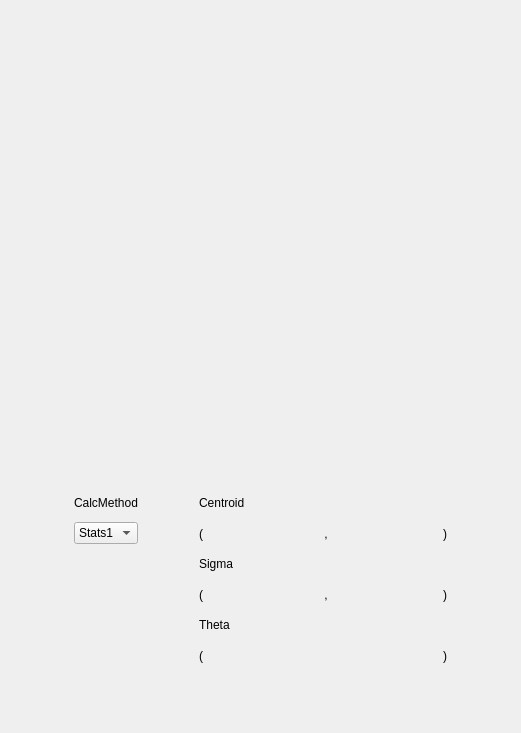
     <widget class="QWidget" name="Scrn21">
      <attribute name="title">
       <string>Scrn 2.1 </string>
      </attribute>
      <layout class="QVBoxLayout" name="verticalLayout_6">
       <item>
        <spacer name="verticalSpacer_8">
         <property name="orientation">
          <enum>Qt::Vertical</enum>
         </property>
         <property name="sizeHint" stdset="0">
          <size>
           <width>20</width>
           <height>40</height>
          </size>
         </property>
        </spacer>
       </item>
       <item>
        <widget class="QWidget" name="widget_Scrn21" native="true">
         <property name="minimumSize">
          <size>
           <width>0</width>
           <height>0</height>
          </size>
         </property>
         <layout class="QVBoxLayout" name="verticalLayout_5">
          <property name="leftMargin">
           <number>0</number>
          </property>
          <property name="topMargin">
           <number>0</number>
          </property>
          <property name="rightMargin">
           <number>0</number>
          </property>
          <property name="bottomMargin">
           <number>0</number>
          </property>
          <item>
           <widget class="PyDMImageView" name="PyDMImageView_Scrn21">
            <property name="minimumSize">
             <size>
              <width>499</width>
              <height>390</height>
             </size>
            </property>
            <property name="maximumSize">
             <size>
              <width>499</width>
              <height>390</height>
             </size>
            </property>
            <property name="toolTip">
             <string/>
            </property>
            <property name="whatsThis">
             <string/>
            </property>
            <property name="imageChannel" stdset="0">
             <string>ca://TS-03:DI-Scrn:&amp;&amp;dataarray$$</string>
            </property>
            <property name="widthChannel" stdset="0">
             <string>ca://TS-03:DI-Scrn:$$width$$</string>
            </property>
           </widget>
          </item>
          <item>
           <spacer name="verticalSpacer_9">
            <property name="orientation">
             <enum>Qt::Vertical</enum>
            </property>
            <property name="sizeHint" stdset="0">
             <size>
              <width>20</width>
              <height>40</height>
             </size>
            </property>
           </spacer>
          </item>
          <item>
           <widget class="QWidget" name="widget_Calculations_Scrn21" native="true">
            <layout class="QGridLayout" name="gridLayout_70">
             <item row="3" column="0">
              <spacer name="horizontalSpacer_11">
               <property name="orientation">
                <enum>Qt::Horizontal</enum>
               </property>
               <property name="sizeHint" stdset="0">
                <size>
                 <width>40</width>
                 <height>20</height>
                </size>
               </property>
              </spacer>
             </item>
             <item row="3" column="2">
              <spacer name="horizontalSpacer_10">
               <property name="orientation">
                <enum>Qt::Horizontal</enum>
               </property>
               <property name="sizeHint" stdset="0">
                <size>
                 <width>40</width>
                 <height>20</height>
                </size>
               </property>
              </spacer>
             </item>
             <item row="1" column="3" colspan="6">
              <widget class="QLabel" name="label_Centroid_Scrn21">
               <property name="text">
                <string>Centroid</string>
               </property>
              </widget>
             </item>
             <item row="3" column="7">
              <widget class="QFrame" name="frame_CentroidY_Scrn21">
               <property name="minimumSize">
                <size>
                 <width>100</width>
                 <height>35</height>
                </size>
               </property>
               <property name="frameShape">
                <enum>QFrame::NoFrame</enum>
               </property>
               <property name="frameShadow">
                <enum>QFrame::Raised</enum>
               </property>
               <widget class="PyDMLabel" name="PyDMLabel_Stats1CentroidY_Scrn21">
                <property name="geometry">
                 <rect>
                  <x>10</x>
                  <y>10</y>
                  <width>80</width>
                  <height>18</height>
                 </rect>
                </property>
                <property name="toolTip">
                 <string/>
                </property>
                <property name="whatsThis">
                 <string/>
                </property>
               </widget>
               <widget class="PyDMLabel" name="PyDMLabel_Stats2CentroidY_Scrn21">
                <property name="geometry">
                 <rect>
                  <x>10</x>
                  <y>10</y>
                  <width>80</width>
                  <height>18</height>
                 </rect>
                </property>
                <property name="toolTip">
                 <string/>
                </property>
                <property name="whatsThis">
                 <string/>
                </property>
               </widget>
              </widget>
             </item>
             <item row="7" column="8">
              <widget class="QLabel" name="label_1_35">
               <property name="styleSheet">
                <string notr="true">font: 14pt &quot;Ubuntu&quot;;</string>
               </property>
               <property name="text">
                <string>)</string>
               </property>
              </widget>
             </item>
             <item row="3" column="6">
              <widget class="QLabel" name="label_1_17">
               <property name="styleSheet">
                <string notr="true">font: 14pt &quot;Ubuntu&quot;;</string>
               </property>
               <property name="text">
                <string> , </string>
               </property>
              </widget>
             </item>
             <item row="5" column="8">
              <widget class="QLabel" name="label_1_27">
               <property name="styleSheet">
                <string notr="true">font: 14pt &quot;Ubuntu&quot;;</string>
               </property>
               <property name="text">
                <string>)</string>
               </property>
              </widget>
             </item>
             <item row="5" column="3">
              <widget class="QLabel" name="label_1_28">
               <property name="styleSheet">
                <string notr="true">font: 14pt &quot;Ubuntu&quot;;</string>
               </property>
               <property name="text">
                <string>(</string>
               </property>
              </widget>
             </item>
             <item row="3" column="4">
              <widget class="QFrame" name="frame_CentroidX_Scrn21">
               <property name="minimumSize">
                <size>
                 <width>100</width>
                 <height>35</height>
                </size>
               </property>
               <property name="frameShape">
                <enum>QFrame::NoFrame</enum>
               </property>
               <property name="frameShadow">
                <enum>QFrame::Raised</enum>
               </property>
               <widget class="PyDMLabel" name="PyDMLabel_Stats2CentroidX_Scrn21">
                <property name="geometry">
                 <rect>
                  <x>10</x>
                  <y>10</y>
                  <width>80</width>
                  <height>18</height>
                 </rect>
                </property>
                <property name="toolTip">
                 <string/>
                </property>
                <property name="whatsThis">
                 <string/>
                </property>
               </widget>
               <widget class="PyDMLabel" name="PyDMLabel_Stats1CentroidX_Scrn21">
                <property name="geometry">
                 <rect>
                  <x>10</x>
                  <y>10</y>
                  <width>80</width>
                  <height>18</height>
                 </rect>
                </property>
                <property name="toolTip">
                 <string/>
                </property>
                <property name="whatsThis">
                 <string/>
                </property>
               </widget>
              </widget>
             </item>
             <item row="6" column="3" colspan="6">
              <widget class="QLabel" name="label_Theta_Scrn21">
               <property name="text">
                <string>Theta</string>
               </property>
              </widget>
             </item>
             <item row="5" column="7">
              <widget class="QFrame" name="frame_SigmaY_Scrn21">
               <property name="minimumSize">
                <size>
                 <width>100</width>
                 <height>35</height>
                </size>
               </property>
               <property name="frameShape">
                <enum>QFrame::NoFrame</enum>
               </property>
               <property name="frameShadow">
                <enum>QFrame::Raised</enum>
               </property>
               <widget class="PyDMLabel" name="PyDMLabel_Stats2SigmaY_Scrn21">
                <property name="geometry">
                 <rect>
                  <x>10</x>
                  <y>10</y>
                  <width>80</width>
                  <height>18</height>
                 </rect>
                </property>
                <property name="toolTip">
                 <string/>
                </property>
                <property name="whatsThis">
                 <string/>
                </property>
               </widget>
               <widget class="PyDMLabel" name="PyDMLabel_Stats1SigmaY_Scrn21">
                <property name="geometry">
                 <rect>
                  <x>10</x>
                  <y>10</y>
                  <width>80</width>
                  <height>18</height>
                 </rect>
                </property>
                <property name="toolTip">
                 <string/>
                </property>
                <property name="whatsThis">
                 <string/>
                </property>
               </widget>
              </widget>
             </item>
             <item row="7" column="4" colspan="4">
              <widget class="QFrame" name="frame_Orientation_Scrn21">
               <property name="minimumSize">
                <size>
                 <width>100</width>
                 <height>35</height>
                </size>
               </property>
               <property name="frameShape">
                <enum>QFrame::NoFrame</enum>
               </property>
               <property name="frameShadow">
                <enum>QFrame::Raised</enum>
               </property>
               <widget class="PyDMLabel" name="PyDMLabel_Stats2Orientation_Scrn21">
                <property name="geometry">
                 <rect>
                  <x>80</x>
                  <y>10</y>
                  <width>80</width>
                  <height>18</height>
                 </rect>
                </property>
                <property name="toolTip">
                 <string/>
                </property>
                <property name="whatsThis">
                 <string/>
                </property>
                <property name="alignment">
                 <set>Qt::AlignCenter</set>
                </property>
               </widget>
               <widget class="PyDMLabel" name="PyDMLabel_Stats1Orientation_Scrn21">
                <property name="geometry">
                 <rect>
                  <x>80</x>
                  <y>10</y>
                  <width>80</width>
                  <height>18</height>
                 </rect>
                </property>
                <property name="toolTip">
                 <string/>
                </property>
                <property name="whatsThis">
                 <string/>
                </property>
                <property name="alignment">
                 <set>Qt::AlignCenter</set>
                </property>
               </widget>
              </widget>
             </item>
             <item row="7" column="3">
              <widget class="QLabel" name="label_1_36">
               <property name="styleSheet">
                <string notr="true">font: 14pt &quot;Ubuntu&quot;;</string>
               </property>
               <property name="text">
                <string>(</string>
               </property>
              </widget>
             </item>
             <item row="4" column="3" colspan="6">
              <widget class="QLabel" name="label_Sigma_Scrn21">
               <property name="text">
                <string>Sigma</string>
               </property>
              </widget>
             </item>
             <item row="3" column="3">
              <widget class="QLabel" name="label_1_18">
               <property name="styleSheet">
                <string notr="true">font: 14pt &quot;Ubuntu&quot;;</string>
               </property>
               <property name="text">
                <string>(</string>
               </property>
              </widget>
             </item>
             <item row="3" column="8">
              <widget class="QLabel" name="label_1_19">
               <property name="styleSheet">
                <string notr="true">font: 14pt &quot;Ubuntu&quot;;</string>
               </property>
               <property name="text">
                <string>)</string>
               </property>
              </widget>
             </item>
             <item row="5" column="4">
              <widget class="QFrame" name="frame_SigmaX_Scrn21">
               <property name="minimumSize">
                <size>
                 <width>100</width>
                 <height>35</height>
                </size>
               </property>
               <property name="frameShape">
                <enum>QFrame::NoFrame</enum>
               </property>
               <property name="frameShadow">
                <enum>QFrame::Raised</enum>
               </property>
               <widget class="PyDMLabel" name="PyDMLabel_Stats2SigmaX_Scrn21">
                <property name="geometry">
                 <rect>
                  <x>10</x>
                  <y>10</y>
                  <width>80</width>
                  <height>18</height>
                 </rect>
                </property>
                <property name="toolTip">
                 <string/>
                </property>
                <property name="whatsThis">
                 <string/>
                </property>
               </widget>
               <widget class="PyDMLabel" name="PyDMLabel_Stats1SigmaX_Scrn21">
                <property name="geometry">
                 <rect>
                  <x>10</x>
                  <y>10</y>
                  <width>80</width>
                  <height>18</height>
                 </rect>
                </property>
                <property name="toolTip">
                 <string/>
                </property>
                <property name="whatsThis">
                 <string/>
                </property>
               </widget>
              </widget>
             </item>
             <item row="5" column="6">
              <widget class="QLabel" name="label_1_29">
               <property name="styleSheet">
                <string notr="true">font: 14pt &quot;Ubuntu&quot;;</string>
               </property>
               <property name="text">
                <string> , </string>
               </property>
              </widget>
             </item>
             <item row="1" column="1">
              <widget class="QLabel" name="label_CalcMethod_Scrn21">
               <property name="text">
                <string>CalcMethod</string>
               </property>
              </widget>
             </item>
             <item row="3" column="1">
              <widget class="PyDMEnumComboBox" name="PyDMEnumComboBox_CalcMethod_Scrn21">
               <property name="enabled">
                <bool>true</bool>
               </property>
               <property name="sizePolicy">
                <sizepolicy hsizetype="Preferred" vsizetype="Maximum">
                 <horstretch>0</horstretch>
                 <verstretch>0</verstretch>
                </sizepolicy>
               </property>
               <property name="toolTip">
                <string/>
               </property>
               <property name="whatsThis">
                <string/>
               </property>
               <item>
                <property name="text">
                 <string>Stats1</string>
                </property>
               </item>
               <item>
                <property name="text">
                 <string>Stats2</string>
                </property>
               </item>
              </widget>
             </item>
             <item row="3" column="9">
              <spacer name="horizontalSpacer_12">
               <property name="orientation">
                <enum>Qt::Horizontal</enum>
               </property>
               <property name="sizeHint" stdset="0">
                <size>
                 <width>40</width>
                 <height>20</height>
                </size>
               </property>
              </spacer>
             </item>
            </layout>
           </widget>
          </item>
         </layout>
        </widget>
       </item>
       <item>
        <spacer name="verticalSpacer_10">
         <property name="orientation">
          <enum>Qt::Vertical</enum>
         </property>
         <property name="sizeHint" stdset="0">
          <size>
           <width>20</width>
           <height>40</height>
          </size>
         </property>
        </spacer>
       </item>
      </layout>
     </widget>
